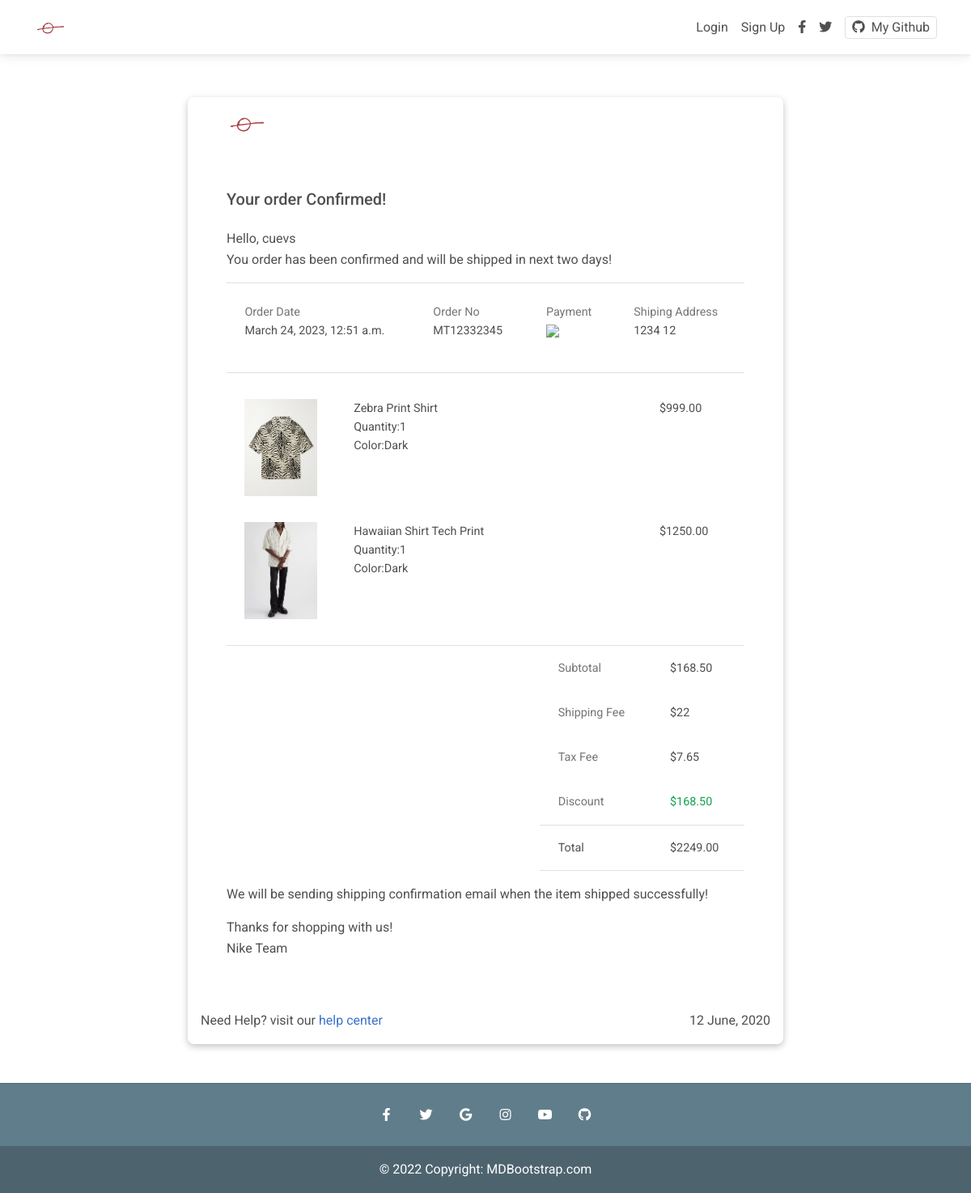
Screenshot of /confirmation/9/ with the database file from the repository.
### myapp/models.py (models this page shows, shortened)
class Order(models.Model):
    user = models.ForeignKey(settings.AUTH_USER_MODEL,
                             on_delete=models.CASCADE)
    ordered = models.BooleanField(default=False)
    items = models.ManyToManyField(OrderItem)
    start_date = models.DateTimeField(auto_now_add=True)
    ordered_date = models.DateTimeField(auto_now_add=True)
    f_name = models.CharField(max_length=50, null=True)
    l_name = models.CharField(max_length=50, null=True)
    email = models.EmailField(max_length=200, null=True)
    address = models.CharField(max_length=500, null=True)
    address2 = models.CharField(max_length=200, null=True)
    country = CountryField()
    state = USStateField()
    zip = USZipCodeField()
    order_no = models.UUIDField(default=uuid.uuid4, editable=False)
    def get_total(self):
        total = 0
        for item in self.items.all():
            if item.item.discount:
                total += item.get_discount_price()
            else:
                total += item.total_price_calc()
        return total

class OrderItem(models.Model):
    user = models.ForeignKey(settings.AUTH_USER_MODEL,
                             on_delete=models.CASCADE)
    item = models.ForeignKey(Item, on_delete=models.CASCADE)
    quantity = models.IntegerField(default=1)
    ordered = models.BooleanField(default=False)
    def total_price_calc(self):
        return self.quantity*self.item.price

class Item(models.Model):
    title = models.CharField(max_length=100)
    price = models.DecimalField(decimal_places=2, max_digits=10)
    discount = models.DecimalField(
        decimal_places=2, max_digits=10, null=True, blank=True)
    category = models.CharField(choices=CATEGORY_CHOICES, max_length=2)
    label = models.CharField(choices=LABEL_CHOICES, max_length=1)
    slug = models.SlugField()
    description = models.TextField()
    file_name = models.CharField(max_length=50)

### myapp/views.py (the view)
# urls.py: path('confirmation/<pk>/', views.ConfirmationView.as_view(), name='confirmation'),
class ConfirmationView(DetailView):
    model = Order
    template_name = 'confirmation.html'

### templates/confirmation.html
{% extends "index.html" %}
{% load static %}
{% block content %}
<div class="container mt-5 mb-5">
    <div class="row d-flex justify-content-center">
        <div class="col-md-8">
            <div class="card">
                    <div class="text-left logo p-2 px-5">
                        <img src="{% static 'img/isolate.jpg' %}" width="50">
                    </div>
                    <div class="invoice p-5">
                        <h5>Your order Confirmed!</h5>
                        <span class="font-weight-bold d-block mt-4">Hello, {{ object.user.username }}</span>
                        <span>You order has been confirmed and will be shipped in next two days!</span>
                        <div class="payment border-top mt-3 mb-3 border-bottom table-responsive">
                            <table class="table table-borderless">
                                <tbody>
                                    <tr>
                                        <td>
                                            <div class="py-2">
                                                <span class="d-block text-muted">Order Date</span>
                                            <span>{{ object.ordered_date }}</span>
                                            </div>
                                        </td>
                                        <td>
                                            <div class="py-2">
                                                <span class="d-block text-muted">Order No</span>
                                            <span>MT12332345</span>
                                            </div>
                                        </td>
                                        <td>
                                            <div class="py-2">
                                                <span class="d-block text-muted">Payment</span>
                                            <span><img src="https://img.icons8.com/color/48/000000/mastercard.png" width="20" /></span>
                                            </div>
                                        </td>
                                        <td>
                                            <div class="py-2">
                                                <span class="d-block text-muted">Shiping Address</span>
                                            <span>{{ object.address }} {% if object.address2 %}{{ object.address2 }} {% endif %}</span>
                                            </div>
                                        </td>
                                    </tr>
                                </tbody>
                            </table>
                        </div>
                            <div class="product border-bottom table-responsive">
                                <table class="table table-borderless">
                                <tbody>
                                    {% for obj in object.items.all %}
                                    <tr>
                                        <td width="20%">
                                        <img src="{% static obj.item.file_name %}" width="90">
                                    </td>
                                    <td width="60%">
                                        <span class="font-weight-bold">{{ obj.item.title }}</span>
                                        <div class="product-qty">
                                            <span class="d-block">Quantity:{{ obj.quantity }}</span>
                                            <span>Color:Dark</span>
                                        </div>
                                    </td>
                                    <td width="20%">
                                        <div class="text-right">
                                            {% if obj.item.discount %}
                                            <span class="font-weight-bold">${{ obj.get_discount_price }}</span>
                                            {% else %}
                                            <span class="font-weight-bold">${{ obj.total_price_calc }}</span>
                                            {% endif %}
                                        </div>
                                    </td>
                                    </tr>
                                    {% endfor %}
                                </tbody>
                                </table>
                            </div>
                            <div class="row d-flex justify-content-end">
                                <div class="col-md-5">
                                    <table class="table table-borderless">
                                        <tbody class="totals">
                                            <tr>
                                                <td>
                                                    <div class="text-left">
                                                        <span class="text-muted">Subtotal</span>
                                                    </div>
                                                </td>
                                                <td>
                                                    <div class="text-right">
                                                        <span>$168.50</span>
                                                    </div>
                                                </td>
                                            </tr>
                                             <tr>
                                                <td>
                                                    <div class="text-left">
                                                        <span class="text-muted">Shipping Fee</span>
                                                    </div>
                                                </td>
                                                <td>
                                                    <div class="text-right">
                                                        <span>$22</span>
                                                    </div>
                                                </td>
                                            </tr>
                                             <tr>
                                                <td>
                                                    <div class="text-left">
                                                        <span class="text-muted">Tax Fee</span>
                                                    </div>
                                                </td>
                                                <td>
                                                    <div class="text-right">
                                                        <span>$7.65</span>
                                                    </div>
                                                </td>
                                            </tr>
                                             <tr>
                                                <td>
                                                    <div class="text-left">
                                                        <span class="text-muted">Discount</span>
                                                    </div>
                                                </td>
                                                <td>
                                                    <div class="text-right">
                                                        <span class="text-success">$168.50</span>
                                                    </div>
                                                </td>
                                            </tr>
                                             <tr class="border-top border-bottom">
                                                <td>
                                                    <div class="text-left">
                                                        <span class="font-weight-bold">Total</span>
                                                    </div>
                                                </td>
                                                <td>
                                                    <div class="text-right">
                                                        <span class="font-weight-bold">${{ object.get_total }}</span>
                                                    </div>
                                                </td>
                                            </tr>
                                        </tbody>
                                    </table>
                                </div>
                            </div>
                            <p>We will be sending shipping confirmation email when the item shipped successfully!</p>
                            <p class="font-weight-bold mb-0">Thanks for shopping with us!</p>
                            <span>Nike Team</span>
                    </div>
                    <div class="d-flex justify-content-between footer p-3">
                        <span>Need Help? visit our <a href="#"> help center</a></span>
                         <span>12 June, 2020</span>
                    </div>
    </div>
        </div>
    </div>
</div>
{% endblock content %}

### static/css/style.css (style rules this page uses)
.card { box-shadow: rgba(0, 0, 0, 0.24) 0px 3px 8px; }

### rows the page displays
Order: user.username "cuevs", ordered_date "March 24, 2023, 12:51 a.m.", address "1234", address2 "12", get_total "2249.00"
OrderItem: item.file_name (picture), item "Zebra Print Shirt", quantity "1", total_price_calc "999.00"
OrderItem: item.file_name (picture), item "Hawaiian Shirt Tech Print", quantity "1", total_price_calc "1250.00"
